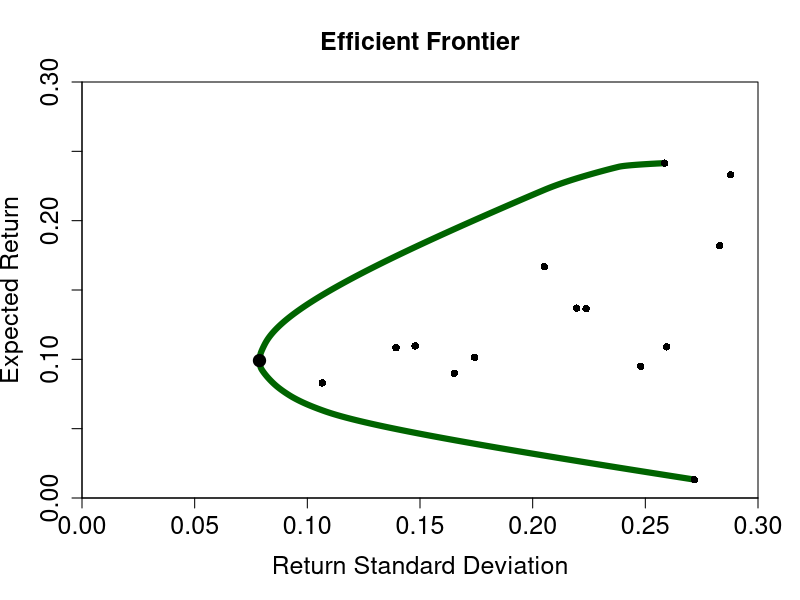

Write the R code that produced this figure.

#########################################
# Prepare input data
#########################################

# Packages and working directory 
#-----------------------------------------------------------
library(quadprog)   # Load quadprog package
#getwd()            # Get working directory
#setwd("")          # Set working directory 
#-----------------------------------------------------------


# Import data
#-----------------------------------------------------------
# Save time series data from .csv file into a data frame
data <- read.csv2("./SMI_Stocks.csv", header = TRUE, sep =";", stringsAsFactors = FALSE, strip.white = TRUE)

# Convert the first column of the data frame to date format
data$Date <- as.Date(data$Date, "%d.%m.%Y")  

# Convert the second column of the data frame to numerical format
for(i in 2:length(data[1,])){data[,i] <- as.numeric(data[,i])}

# Display head and check structure (str) of the data frame
head(data)  
str(data)
#-----------------------------------------------------------


# Compute returns from prices
#-----------------------------------------------------------
# Clone data frame to store returns (instead of prices)
returns <- data                                

# Overwrite prices in first line with NAs
returns[1,2:length(returns[1,])] <- NA         

# Compute and store returns (columns 2 to 19)
for(j in 2:length(data[1,])){                   # Outer loop: columns
  for(i in 2:length(data[,1])){                 # Inner loop: rows
    returns[i,j] <- data[i,j]/data[i-1,j]-1  }} # Save returns to dataframe

# Check return data frame
head(returns)                                  
#-----------------------------------------------------------


# Estimate vector of mean returns
#-----------------------------------------------------------
# Number of assets (subtract date column)
N <- length(data[1,])-1                        

# Create vector to store mean returns for 20 stocks
MU <- rep(NA, N)                               

# Fill vector with mean returns
for(i in 2:length(returns[1,])){               
  MU[i-1] <- round(mean(returns[,i], na.rm = TRUE)*12,4)}
#-----------------------------------------------------------


# Estimate variance-covariance matrix
#-----------------------------------------------------------
# Na.omit for case-wise exclusion
SIGMA <- cov(na.omit(returns[,-1]))*12         

# Variances found on main diagonal
VAR <- diag(SIGMA)

# Compute return standard deviations (volatilities)
SD <- sqrt(VAR)
#-----------------------------------------------------------



##################
# Markowitz model 
##################

#### Prepare objects for optimization function ####
#### Objects are: dvec, Dmat, bvec, Amat
#-----------------------------------------------------------
# Use ?solve.QP to open help page and see notation of the target function 
?solve.QP # portfolio weights vector is "b"

# Define number and type of constraints
n <- 2 + N   # Total number of constraints (2 basic + N short-sale constraints)
meq <- 2     # First "meq" constraints treated as equalities

# dvec set to zero (we specify the target function in terms of the variance only)
dvec <- rep(0,N)    

# Amat includes left-hand-side values of the constraints; see **slide 14**
Amat <- matrix(NA, N, n)    # Create matrix to store the constraints
Amat[,1] <- MU              # (i)   w1*mu1 + w2*mu2 = mup (find minimum variance for a given mean)
Amat[,2] <- rep(1, N)       # (ii)  SUM(w_i) = 1          (budget constraint) 
for(i in 1:N){              # (iii) w_i >= 0              (short-sale constraints)
  constraint <- rep(0,N)    # Create vector with N zeros
  constraint[i] <- 1        # Set 1 for the short-sale constraints (w*1), 0 for unconstrained frontier
  Amat[,i+2] <- constraint}

# bvec includes right-hand-side values of the constraints (b0); see slide 14
# (must be indexed and run inside the loop)
#-----------------------------------------------------------


# Set range of portfolio means along which to minimize variance
#-----------------------------------------------------------
stepsize <- 0.0001                        # Stepsize for vector with fixed mean returns for optimization (first constraint)
mu_bar <- seq(min(MU),max(MU),stepsize)   # Fixed mean returns for optimization (first constraint) 
#mu_bar <- seq(0,1, stepsize)             # Use this for unconstrained frontier
#-----------------------------------------------------------

# Create objects to store efficient frontier
#-----------------------------------------------------------
w <- matrix(NA, N, length(mu_bar))        # Matrix for weights of efficient portfolios
w[,1:10]                                  # View first 10 columns of matrix w to see structure
mu <- rep(NA,length(mu_bar))              # Vector for means of efficient portfolios
sigma <- rep(NA,length(mu_bar))           # Vector for standard deviations of efficient portfolios
#-----------------------------------------------------------


#### Optimization for Efficient Frontier ####
# bvec = c(mu_bar[i], 1, rep(0,N))
# these contain the constrains from **page 14** of the lecture slides
#-----------------------------------------------------------
for(i in 1:length(mu_bar)) {
   w[,i] <- solve.QP(Dmat = SIGMA, 
                     dvec = dvec, 
                     Amat = Amat,
                     bvec = c(mu_bar[i], 1, rep(0,N)),
                     meq = meq)$solution
   mu[i] <- t(w[,i]) %*% MU
   sigma[i] <- sqrt(t(w[,i]) %*% SIGMA %*% w[,i])}
#-----------------------------------------------------------

# Find minimum variance portfolio
#-----------------------------------------------------------
min_var <- match(min(sigma, na.rm = TRUE), sigma)
# Look up the position of the smallest standard deviation 
# in the vector "sigma". This position index is stored as  
# scalar object "min_var"

min_var <- which.min(abs(min(sigma) - sigma)) 
#Alternative that finds closest value
#-----------------------------------------------------------



#########################################
# Plot the efficient frontier
#########################################

#png(file="placeholder.png",width=1000, height=1000, res = 200)
#-----------------------------------------------------------
plot(sigma, mu, type = "l", 
     lwd = 6, xlim = c(0,0.3), ylim = c(0,0.3),
     xaxs = "i", yaxs = "i", col = "darkgreen", 
     main = "Efficient Frontier", 
     xlab = "Return Standard Deviation", ylab = "Expected Return", 
     cex.axis = 1.5, cex.lab = 1.5, cex.main = 1.5)
points(SD, MU, pch = 16, cex = 1, lwd = 2, col = "black")
points(sigma[min_var], mu[min_var], pch = 19, cex = 1.5, lwd = 2, col = "black", bg = "darkgrey")
#dev.off()
#-----------------------------------------------------------
